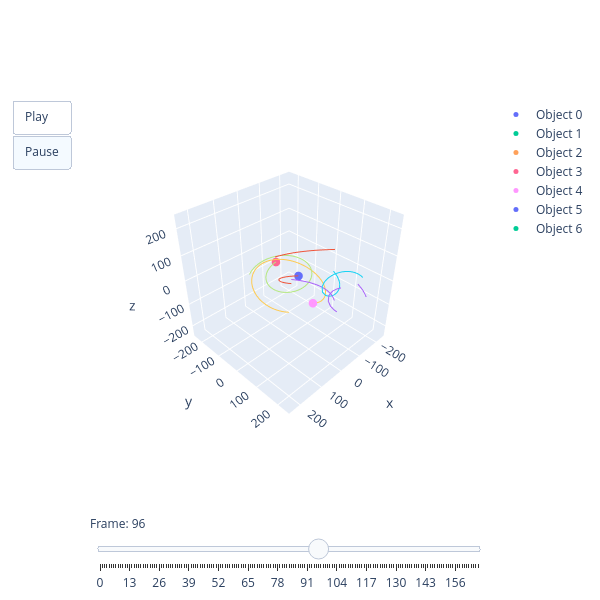

The code cell stored with this chart in its notebook:
### Markdown cell above
The main animation is now made, and all that is left to do is customize the figure and add the buttons:

### Code cell
# Adds the slider
slider_steps = []

for f in sorted(df['frame'].unique()):

    slider_steps.append(
        dict(
            method="animate",
            args=[
                [str(f)],
                {
                    "mode": "immediate",
                    "frame": {"duration": 0, "redraw": True},
                    "transition": {"duration": 0}
                }
            ],
            label=str(int(f))
        )
    )

fig.update_layout(
    sliders=[
        dict(
            active=0,
            currentvalue={"prefix": "Frame: "},
            pad={"t": 50},
            steps=slider_steps
        )
    ]
)
    
# Adds the start and pause buttons
fig.update_layout(
    updatemenus=[
        dict(
            type="buttons",
            buttons=[
                dict(
                    label="Play",
                    method="animate",
                    args=[
                        None,
                        {
                            "frame": {"duration": 10, "redraw": True},
                            "transition": {"duration": 0},
                            "fromcurrent": True
                        }
                    ]
                ),
                dict(
                    label="Pause",
                    method="animate",
                    args=[
                        [None],
                        {
                            "frame": {"duration": 0, "redraw": False},
                            "mode": "immediate",
                            "transition": {"duration": 0}
                        }
                    ]
                )
            ]
        )
    ]
)

# Makes the graph the correct size
fig.update_layout(
    width = 600,
    height = 600,
    scene=dict(
        xaxis=dict(range=[-R, R]),
        yaxis=dict(range=[-R, R]),
        zaxis=dict(range=[-R, R]),
        aspectmode='cube'
    )
)
